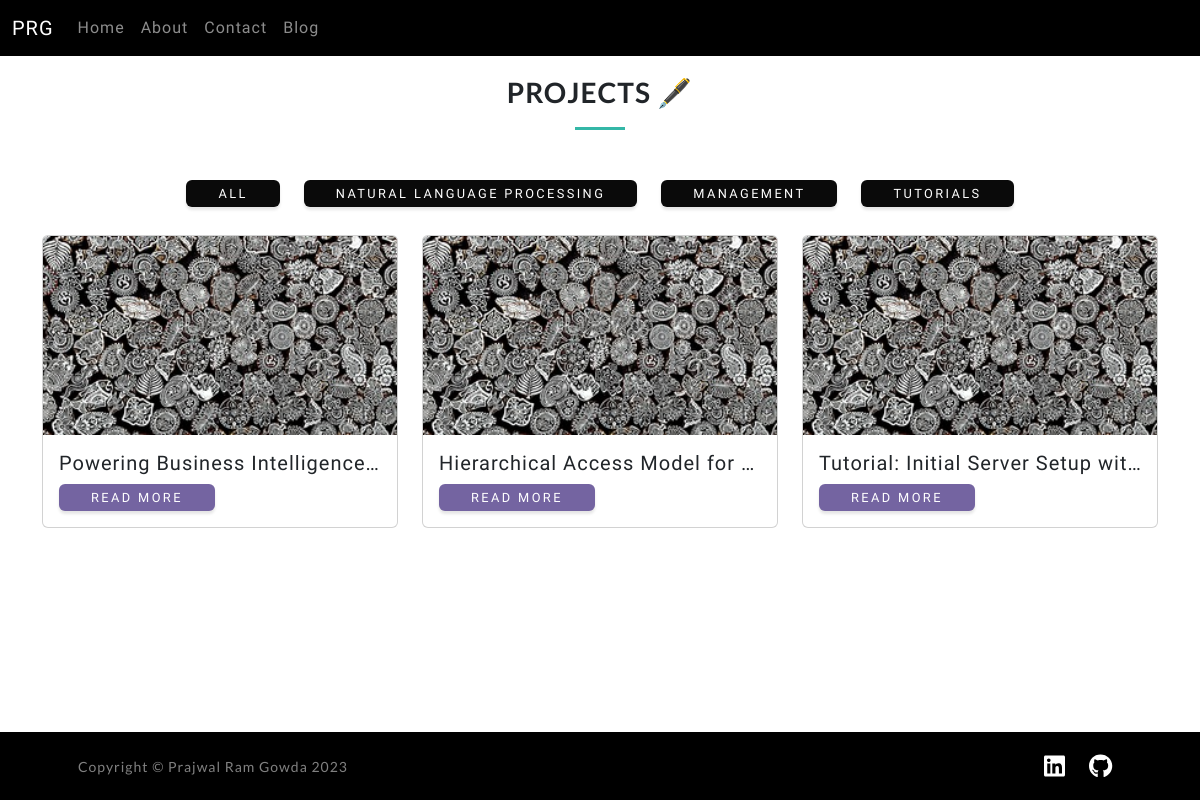
/blog, run on an earlier commit of the app's database.
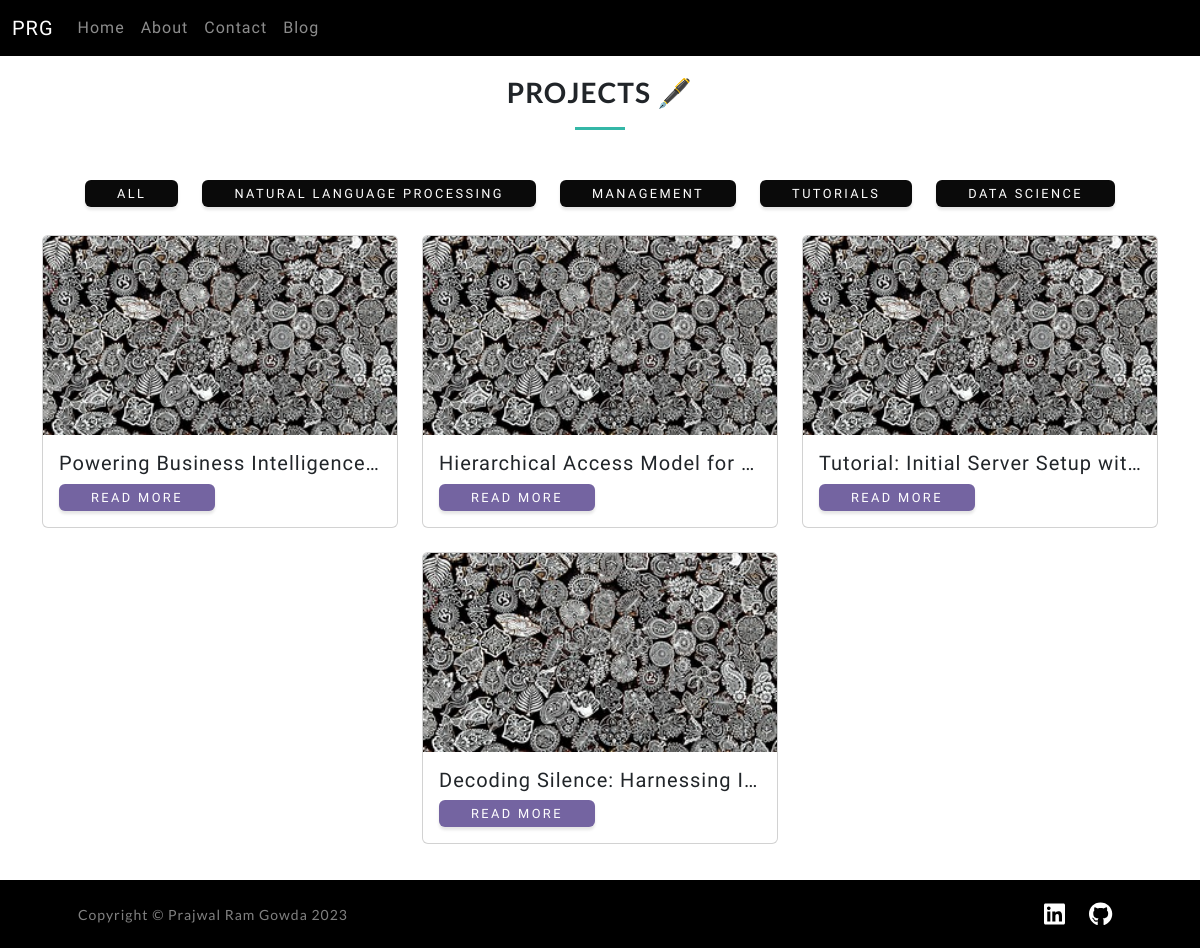
And on a later commit of the database.
### PortfolioApp/models.py (models this page shows)
class Category(db.Model):
    id = db.Column(db.String(36), primary_key=True, default=generate_uuid)
    category = db.Column(db.String(80))
    subcategory = db.Column(db.String(80))

class MarkdownFile(db.Model):
    id = db.Column(db.String(36), primary_key=True, default=generate_uuid)
    name = db.Column(db.String(80))
    category_id = db.Column(db.String(36), db.ForeignKey('category.id'))
    content = db.Column(db.Text)
    upload_date = db.Column(db.DateTime)
    modification_date = db.Column(db.DateTime)
    author_name = db.Column(db.String(80))

### PortfolioApp/projects.py (the view)
@app.route('/blog')
def blog():
    categories = Category.query.all()  # Fetching all categories for the filter
    posts = MarkdownFile.query.all()  # Fetching all posts from the database
    return render_template('projects.html', active_page='projects', posts=posts, categories=categories)

### PortfolioApp/templates/projects.html (shortened to what this page needs)
{% extends "base.html" %}
{% block content %}
<main id="main">
  <section id="projects posts">
      <div class="section-title">
        <h2>Projects 🖋️</h2>
      </div>
        <div class="container">
          <div class="row justify-content-center">
            <div class="col-auto mb-2">
              <button type="button" class="btn btn-primary btn-custom-height" onclick="filterPosts('All')">All</button>
            </div>
            {% for category in categories %}
            <div class="col-auto mb-2">
              <button type="button" class="btn btn-primary btn-custom-height" onclick="filterPosts('{{ category.category }}')">{{ category.category }}</button>
            </div>
            {% endfor %}
          </div>
        </div>
      <section id="project post container">
        <div class="container">
          <div class="row row-cols-1 row-cols-md-3 g-4" id="post-container">
            {% for post in posts %}
              <div class="col">
                <div class="card h-100">
		<img src="{{ url_for('static', filename='img/project_img.jpg') }}" class="card-img-top" alt="{{ post.name }}">
                  <div class="card-body">
                    <h5 class="card-title">{{ post.name }}</h5>
                    <a href="/blog-post/{{ post.id }}" class="btn btn-secondary btn-custom-height">Read More</a>
                  </div>
                </div>
              </div>
            {% endfor %}
          </div>
        </div>
      </section>
  </section>
</main>
{% endblock %}

### PortfolioApp/templates/base.html (shortened to what this page needs)
<!DOCTYPE html>
<html lang="en">
   <head>
      <link href="https://cdn.jsdelivr.net/npm/bootstrap@5.1.3/dist/css/bootstrap.min.css" rel="stylesheet">
      <link rel="stylesheet" href="https://cdn.jsdelivr.net/npm/bootstrap-icons@1.7.2/font/bootstrap-icons.css">
      <link rel="stylesheet" href="https://unpkg.com/bootstrap-table@1.22.1/dist/bootstrap-table.min.css">
      <link href="{{ url_for('static', filename='css/styles.css') }}" rel="stylesheet" />
   </head>
   <body id="page-top">
      <nav class="navbar navbar-expand-lg navbar-dark sticky-top">
         <div class="container-fluid">
            <a class="navbar-brand" href="#">PRG</a>
            <div class="collapse navbar-collapse" id="navbarNav">
               <ul class="navbar-nav">
                  <li class="nav-item"><a class="nav-link" href="{{ url_for('index') }}">Home</a></li>
                  <li class="nav-item"><a class="nav-link" href="{{ url_for('about') }}">About</a></li>
                  <li class="nav-item"><a class="nav-link" href="{{ url_for('contact') }}">Contact</a></li>
                  <li class="nav-item"><a class="nav-link" href="{{ url_for('blog') }}">Blog</a></li>
               </ul>
            </div>
         </div>
      </nav>
      {% block content %}{% endblock %}
      <footer class="footer bg-black small text-center text-white-50 fixed-bottom">
         <div class="container px-4 px-lg-5">
            <div class="footer-content">
               <div class="footer-text">
                  Copyright &copy; Prajwal Ram Gowda 2023
               </div>
               <div class="social-icons">
                  <a href="https://www.linkedin.com/in/prajwal-ram-gowda/" target="_blank"><i class="fab fa-linkedin"></i></a>
                  <a href="https://github.com/prajwalram8" target="_blank"><i class="fab fa-github"></i></a>
               </div>
            </div>
         </div>
      </footer>
   </body>
</html>

What changed in the data, as far as the page shows it:
added Category: category "DATA SCIENCE"
added MarkdownFile: name "Decoding Silence: Harnessing I…"
